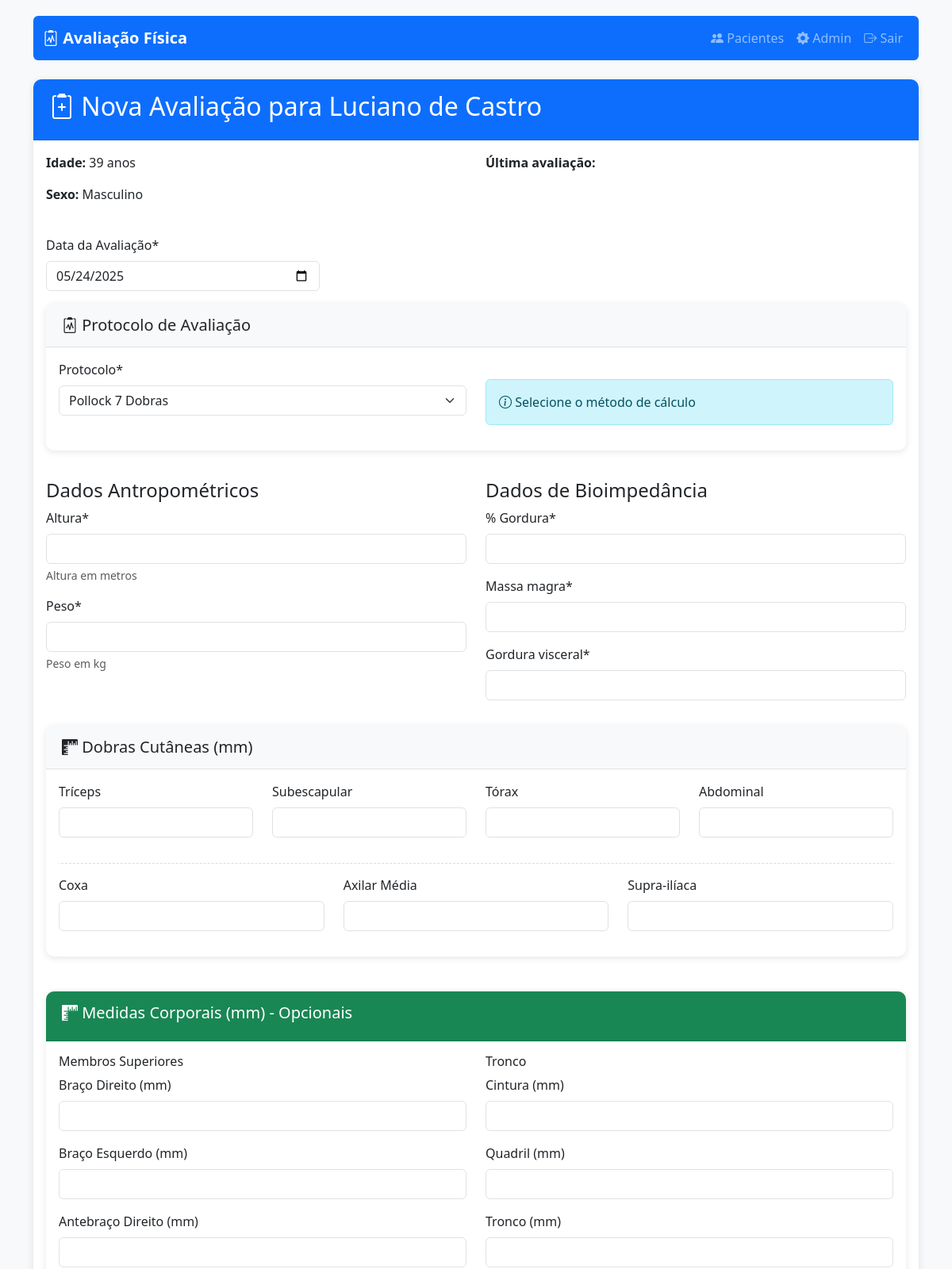
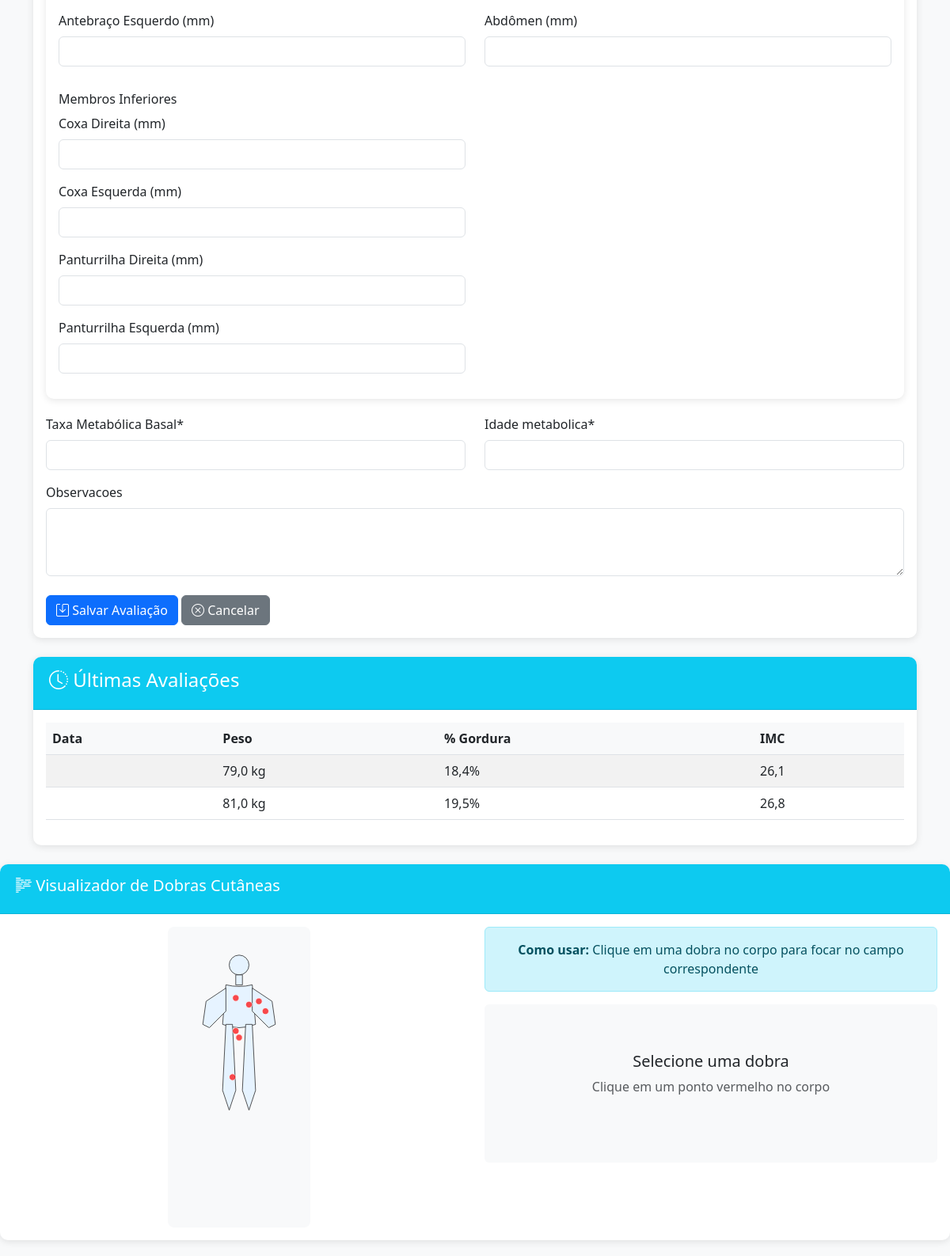
Page /pacientes/1/avaliacao/nova/ (signed in) on the earlier database version (2 pictures, top to bottom).
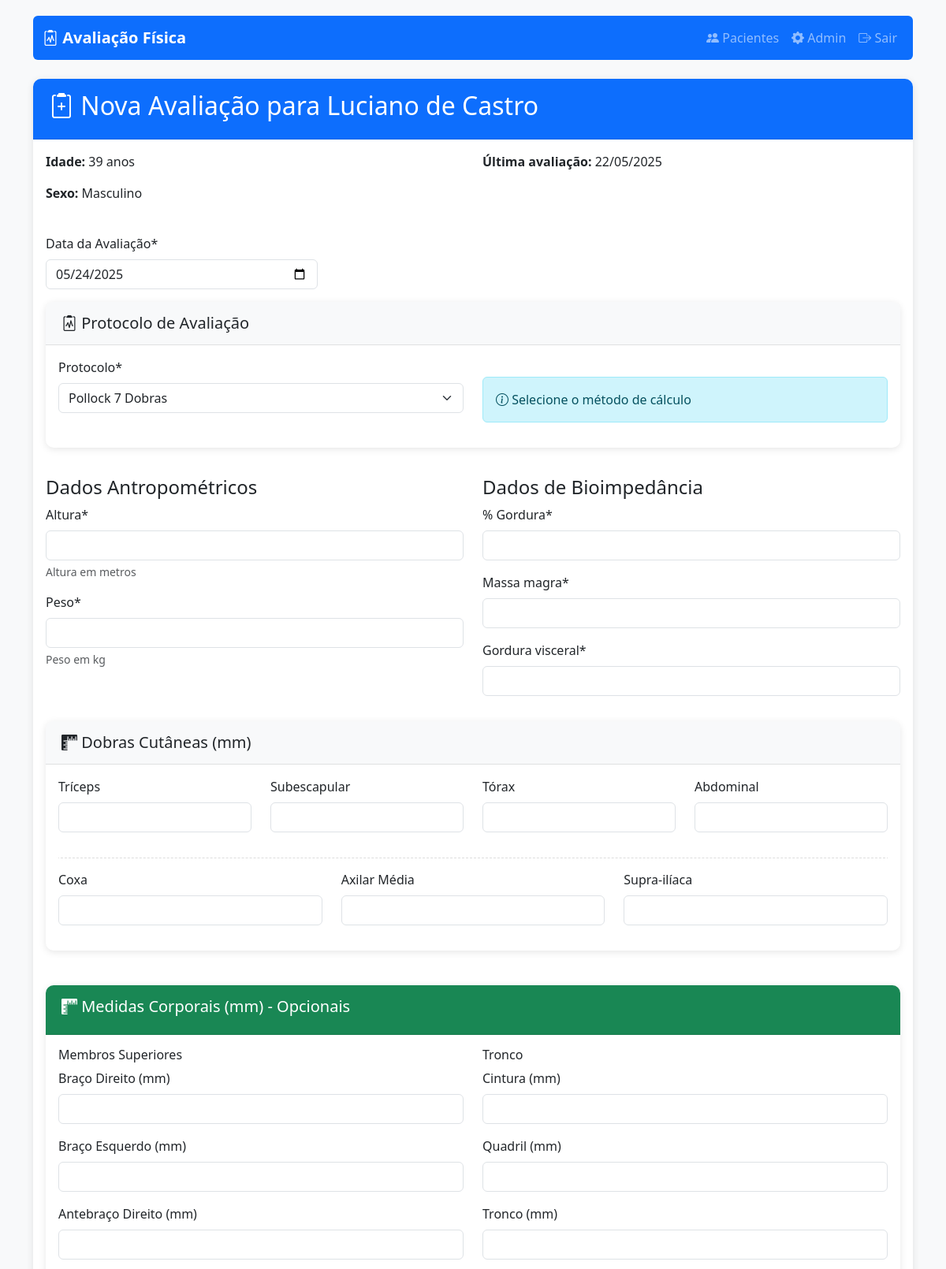
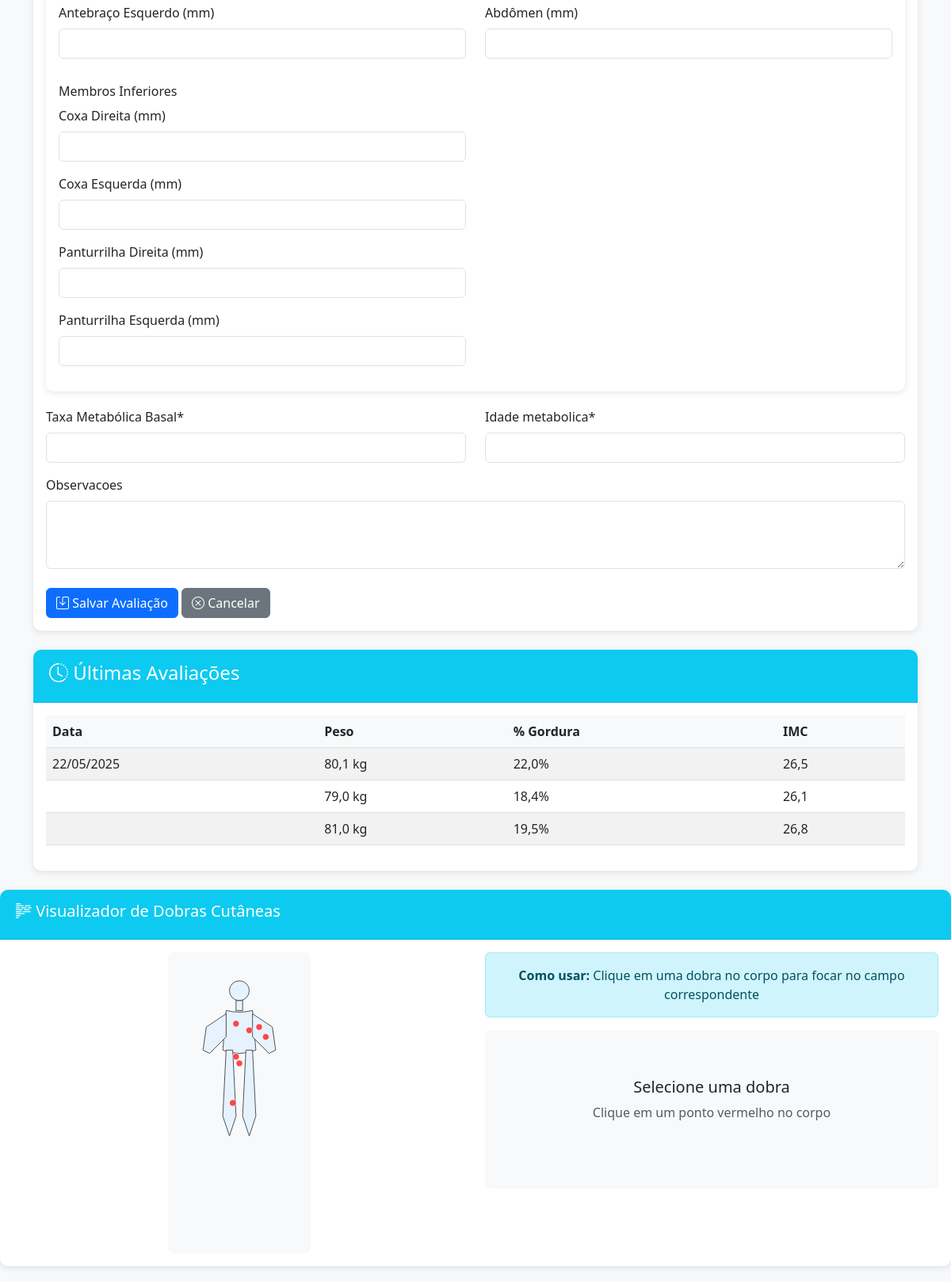
Same page on the later database version (2 pictures, top to bottom).
### avaliacao/models.py (models this page shows, shortened)
class Avaliacao(models.Model):
    PROTOCOLOS = [
        ('POLLOCK_7', 'Pollock 7 Dobras'),
        ('FALKNER_4', 'Falkner 4 Dobras'),
    ]
    protocolo = models.CharField(
        max_length=10,
        choices=PROTOCOLOS,
        default='POLLOCK_7'
    )
    paciente = models.ForeignKey(Paciente, on_delete=models.CASCADE, related_name='avaliacoes')
    data_avaliacao = models.DateField()  # Removido o 'default' (agora será obrigatório preencher)
    altura = models.FloatField(help_text="Altura em metros")
    peso = models.FloatField(help_text="Peso em kg")
    percentual_gordura = models.FloatField(verbose_name="% Gordura")
    massa_magra = models.FloatField()
    gordura_visceral = models.IntegerField()
    tmb = models.IntegerField(verbose_name="Taxa Metabólica Basal")
    idade_metabolica = models.IntegerField()
    observacoes = models.TextField(blank=True)
    torax = models.FloatField('Tórax', null=True, blank=True)
    triceps = models.FloatField('Tríceps', null=True, blank=True)
    abdominal = models.FloatField('Abdominal', null=True, blank=True)
    coxa = models.FloatField('Coxa', null=True, blank=True)
    axilar_media = models.FloatField('Axilar Média', null=True, blank=True)
    subescapular = models.FloatField('Subescapular', null=True, blank=True)
    suprailiaca = models.FloatField('Supra-ilíaca', null=True, blank=True)
    braco_direito = models.FloatField('Braço Direito (mm)', null=True, blank=True)
    braco_esquerdo = models.FloatField('Braço Esquerdo (mm)', null=True, blank=True)
    antebraco_direito = models.FloatField('Antebraço Direito (mm)', null=True, blank=True)
    antebraco_esquerdo = models.FloatField('Antebraço Esquerdo (mm)', null=True, blank=True)
    cintura = models.FloatField('Cintura (mm)', null=True, blank=True)
    quadril = models.FloatField('Quadril (mm)', null=True, blank=True)
    tronco = models.FloatField('Tronco (mm)', null=True, blank=True)
    abdomen = models.FloatField('Abdômen (mm)', null=True, blank=True)
    coxa_direita = models.FloatField('Coxa Direita (mm)', null=True, blank=True)
    coxa_esquerda = models.FloatField('Coxa Esquerda (mm)', null=True, blank=True)
    panturrilha_direita = models.FloatField('Panturrilha Direita (mm)', null=True, blank=True)
    panturrilha_esquerda = models.FloatField('Panturrilha Esquerda (mm)', null=True, blank=True)
    class Meta:
        ordering = ['-data_avaliacao']
    @property
    def imc(self):
        return self.peso / (self.altura ** 2)

class Paciente(models.Model):
    SEXO_CHOICES = [('M', 'Masculino'), ('F', 'Feminino')]
    nome = models.CharField(max_length=100)
    sexo = models.CharField(max_length=1, choices=SEXO_CHOICES)
    data_nascimento = models.DateField()
    telefone = models.CharField(max_length=15, blank=True)
    email = models.EmailField(blank=True)
    observacoes = models.TextField(blank=True)
    @property
    def idade(self):
        hoje = date.today()
        return hoje.year - self.data_nascimento.year - (
            (hoje.month, hoje.day) < (self.data_nascimento.month, self.data_nascimento.day)
        )

### avaliacao/views.py (the view)
# urls.py: path('pacientes/<int:paciente_id>/avaliacao/nova/', views.nova_avaliacao, name='nova_avaliacao'),
@login_required
def nova_avaliacao(request, paciente_id):
    paciente = get_object_or_404(Paciente, pk=paciente_id)
    if request.method == 'POST':
        print("Dados recebidos:", request.POST)  # Debug: imprime os dados do formulário
        form = AvaliacaoForm(request.POST)
        if form.is_valid():
            avaliacao = form.save(commit=False)
            avaliacao.paciente = paciente
            if avaliacao.protocolo and any([
                avaliacao.triceps, avaliacao.subescapular,
                avaliacao.torax, avaliacao.abdominal,
                avaliacao.coxa, avaliacao.axilar_media,
                avaliacao.suprailiaca
            ]):
                soma_dobras = sum([
                    avaliacao.triceps or 0,
                    avaliacao.subescapular or 0,
                    avaliacao.torax or 0,
                    avaliacao.abdominal or 0,
                    avaliacao.coxa or 0,
                    avaliacao.axilar_media or 0,
                    avaliacao.suprailiaca or 0
                ])
                percentual, _ = calcular_gordura(
                soma_dobras if avaliacao.protocolo == 'POLLOCK_7' else (avaliacao.triceps + avaliacao.subescapular + avaliacao.torax + avaliacao.abdominal),
                paciente.idade,
                paciente.sexo,
                avaliacao.protocolo
                )
                avaliacao.percentual_gordura = percentual
            avaliacao.save()
            return redirect('avaliacao:historico_avaliacoes', paciente_id=paciente.id)
        else:
            print("Erros do formulário:", form.errors.as_json())  # Debug: imprime os erros do formulário
    else:
        form = AvaliacaoForm()
    return render(request, 'avaliacao/form_avaliacao.html', {
        'form': form,
        'paciente': paciente,
        'avaliacoes_anteriores': Avaliacao.objects.filter(paciente=paciente).order_by('-data_avaliacao')[:3],
        'titulo': f'Nova Avaliação - {paciente.nome}'
    })

### avaliacao/templates/avaliacao/form_avaliacao.html (shortened to what the changed rows need)
{% extends 'avaliacao/base.html' %}
{% load crispy_forms_tags %}
{% block content %}
<div class="card mb-4">
    <div class="card-header bg-primary text-white">
        <h2>
            <i class="bi bi-clipboard2-plus"></i>
            Nova Avaliação para {{ paciente.nome }}
        </h2>
    </div>
    <div class="card-body">
        <div class="row mb-4">
            <div class="col-md-6">
                <p><strong>Última avaliação:</strong>
                   {% if avaliacoes_anteriores %}
                       {{ avaliacoes_anteriores.0.data_avaliacao|date:"d/m/Y" }}
                   {% else %}
                       Nenhuma avaliação anterior
                   {% endif %}
                </p>
            </div>
        </div>
    </div>
</div>
{% if avaliacoes_anteriores %}
<div class="card">
    <div class="card-body">
        <div class="table-responsive">
            <table class="table table-striped">
                <thead>
                    <tr>
                        <th>Data</th>
                        <th>Peso</th>
                        <th>% Gordura</th>
                        <th>IMC</th>
                    </tr>
                </thead>
                <tbody>
                    {% for av in avaliacoes_anteriores %}
                    <tr>
                        <td>{{ av.data_avaliacao|date:"d/m/Y" }}</td>
                        <td>{{ av.peso }} kg</td>
                        <td>{{ av.percentual_gordura }}%</td>
                        <td>{{ av.imc|floatformat:1 }}</td>
                    </tr>
                    {% endfor %}
                </tbody>
            </table>
        </div>
    </div>
</div>
{% endif %}
{% endblock %}
{% block extra_js %}
<div class="card mt-4">
    <div class="card-body text-center">
        <div class="row">
            <div class="col-md-6">
                <svg id="body-male" width="180" height="400" viewBox="0 0 180 400"
                     style="display: {% if paciente.sexo == 'M' %}block{% else %}none{% endif %};">
                    <circle cx="90" cy="30" r="15" fill="#e6f3ff" stroke="#333"/>
                    <rect x="85" y="45" width="10" height="15" fill="#e6f3ff" stroke="#333"/>
                    <path d="M70,60 Q90,65 110,60 L115,120 Q90,130 65,120 Z" fill="#e6f3ff" stroke="#333"/>
                    <path d="M110,65 L140,85 L145,120 L135,125 L110,100 Z" fill="#e6f3ff" stroke="#333"/>
                    <path d="M70,65 L40,85 L35,120 L45,125 L70,100 Z" fill="#e6f3ff" stroke="#333"/>
                    <path d="M80,120 L85,220 L75,250 L65,220 L70,120 Z" fill="#e6f3ff" stroke="#333"/>
                    <path d="M100,120 L95,220 L105,250 L115,220 L110,120 Z" fill="#e6f3ff" stroke="#333"/>
                    <circle id="male-triceps" cx="130" cy="100" r="5" fill="red" opacity="0.7" data-dobra="triceps" style="cursor:pointer"/>
                    <circle id="male-subescapular" cx="85" cy="80" r="5" fill="red" opacity="0.7" data-dobra="subescapular" style="cursor:pointer"/>
                    <circle id="male-torax" cx="105" cy="90" r="5" fill="red" opacity="0.7" data-dobra="torax" style="cursor:pointer"/>
                    <circle id="male-abdominal" cx="90" cy="140" r="5" fill="red" opacity="0.7" data-dobra="abdominal" style="cursor:pointer"/>
                    <circle id="male-coxa" cx="80" cy="200" r="5" fill="red" opacity="0.7" data-dobra="coxa" style="cursor:pointer"/>
                    <circle id="male-axilar" cx="120" cy="85" r="5" fill="red" opacity="0.7" data-dobra="axilar_media" style="cursor:pointer"/>
                    <circle id="male-suprailiaca" cx="85" cy="130" r="5" fill="red" opacity="0.7" data-dobra="suprailiaca" style="cursor:pointer"/>
                </svg>
            </div>
        </div>
    </div>
</div>
{% endblock %}

Differences in the rows shown:
added Avaliacao: data_avaliacao "22/05/2025", peso "80,1", percentual_gordura "22,0", imc "26,5"
